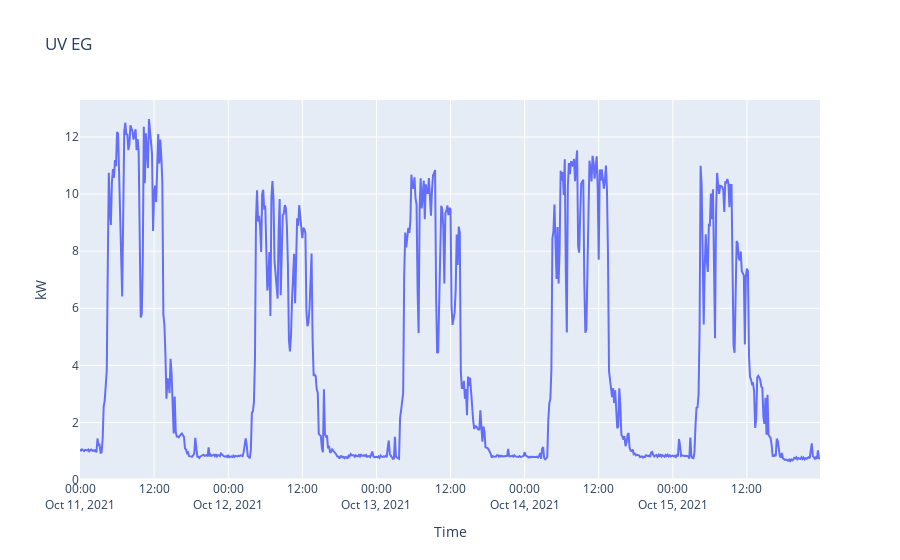

Notebook source saved alongside this figure:
### Code cell
px.line(
    x=df_1T.index, y=df_1T.kw, 
    title='UV EG',
    labels={
        'x': 'Time',
        'y': 'kW'
    })

### Figure 1 — Plotly figure (JSON) as saved in the notebook; plotly's stock layout.template omitted (floating-point values rounded to 4 significant figures; data arrays with more than 128 entries replaced by an {"elided": "..."} marker saying what was removed)
{"data": [{"hovertemplate": "Time=%{x}<br>kW=%{y}<extra></extra>", "legendgroup": "", "line": {"color": "#636efa", "dash": "solid"}, "marker": {"symbol": "circle"}, "mode": "lines", "name": "", "orientation": "v", "showlegend": false, "type": "scatter", "x": {"elided": "720 str values"}, "xaxis": "x", "y": {"elided": "720 float values"}, "yaxis": "y"}], "layout": {"legend": {"tracegroupgap": 0}, "title": {"text": "UV EG"}, "xaxis": {"anchor": "y", "domain": [0, 1], "title": {"text": "Time"}}, "yaxis": {"anchor": "x", "domain": [0, 1], "title": {"text": "kW"}}}}
